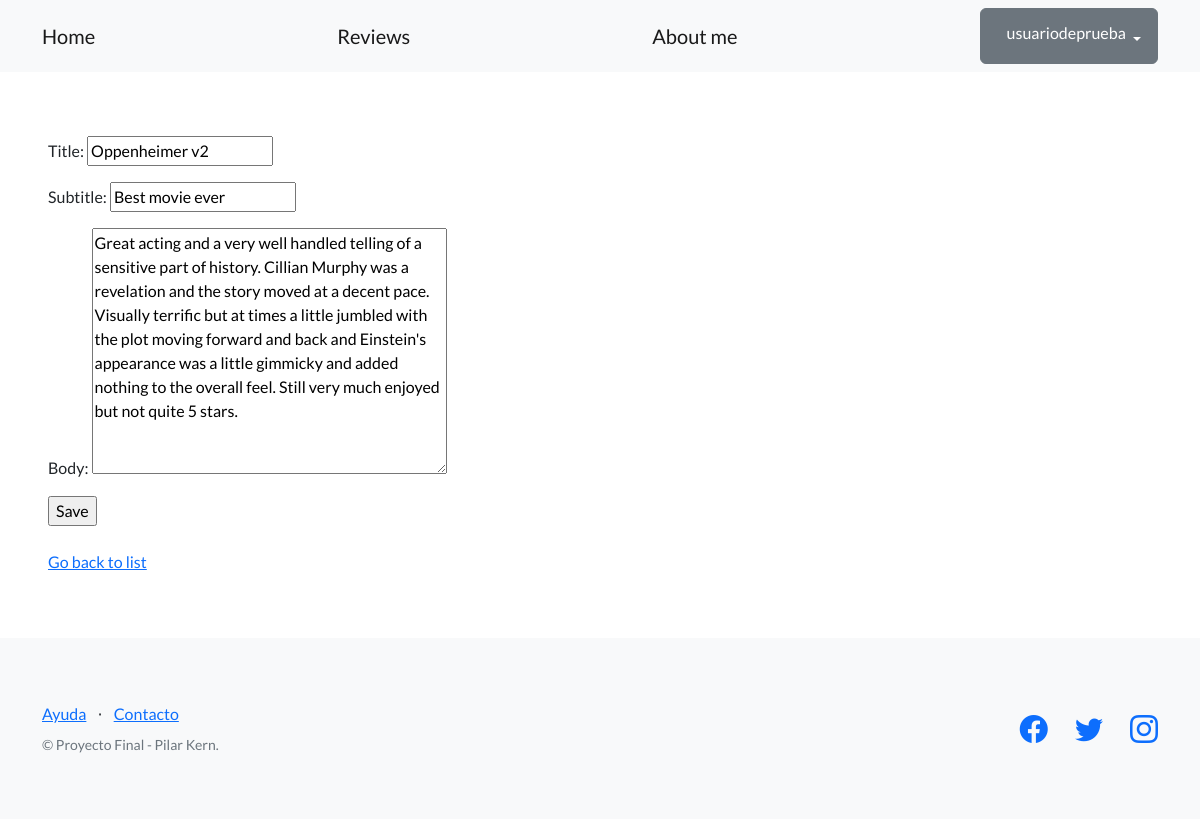
The page /blog/edit-article/14/ (signed in) on the database its author committed.
### blog/models.py (models this page shows, shortened)
class Article(models.Model):
    title = models.CharField(max_length=64)
    subtitle = models.CharField(max_length=256, blank=True)
    body = models.TextField()
    date = models.DateField(auto_now=True, null=True)
    creator = models.ForeignKey(User, on_delete=models.SET_NULL, null=True)

### blog/views.py (the view)
# urls.py: path('edit-article/<int:pk>/', ArticleUpdateView.as_view(), name='edit_article'),
class ArticleUpdateView(LoginRequiredMixin, UpdateView):
     model = Article
     fields = ('title', 'subtitle', 'body')
     success_url = reverse_lazy('articles_list')

### blog/templates/blog/article_form.html (shortened to what this page needs)
{% extends "base.html" %}
{% block contenido %}
<form method="post">
 {{ form.as_p }}
 <input type="submit" value="Save" />
</form>
<br>
<a href="{% url 'articles_list' %}">Go back to list</a>
{% endblock contenido %}

### templates_base/base.html (shortened to what this page needs)
{% load static %}
<!DOCTYPE html>
<html lang="en">
    <head>
        <link href="https://cdn.jsdelivr.net/npm/bootstrap-icons@1.5.0/font/bootstrap-icons.css" rel="stylesheet" type="text/css" />
        <link href="{% static 'css/styles.css' %}" rel="stylesheet" />
    </head>
    <body>
        <nav class="navbar navbar-light bg-light static-top">
            <div class="container">
                <a class="navbar-brand" href="{% url 'home' %}">Home</a>
                <a class="navbar-brand" href="{% url 'articles_list' %}">Reviews</a>
                <a class="navbar-brand" href="{% url 'about' %}" >About me</a>
                {% if user.is_authenticated %}
                <div class="dropdown">
                    <button class="btn btn-secondary dropdown-toggle" type="button" id="dropdownMenuButton1" data-bs-toggle="dropdown" aria-expanded="false">
                        <div style="display: inline-flex;">
                            <span>{{ user.username }}</span>
                        </div>
                    </button>
                </div>
                {% else %}
                <a class="btn btn-primary" href="{% url 'login' %}">Log in</a>
                <a class="btn btn-success" href="{% url 'sign_up' %}">Sign up</a>
                {% endif %}
            </div>
        </nav>
        <section style="padding:4rem 3rem;">
            {% block contenido %}
            {% endblock contenido %}
        </section>
        <footer class="footer bg-light">
            <div class="container">
                <div class="row">
                    <div class="col-lg-6 h-100 text-center text-lg-start my-auto">
                        <ul class="list-inline mb-2">
                            <li class="list-inline-item"><a href="#!">Ayuda</a></li>
                            <li class="list-inline-item">⋅</li>
                            <li class="list-inline-item"><a href="#!">Contacto</a></li>
                        </ul>
                        <p class="text-muted small mb-4 mb-lg-0">&copy; Proyecto Final - Pilar Kern.</p>
                    </div>
                    <div class="col-lg-6 h-100 text-center text-lg-end my-auto">
                        <ul class="list-inline mb-0">
                            <li class="list-inline-item me-4">
                                <a href="https://www.facebook.com/NetflixArg"><i class="bi-facebook fs-3"></i></a>
                            </li>
                            <li class="list-inline-item me-4">
                                <a href="https://twitter.com/netflix"><i class="bi-twitter fs-3"></i></a>
                            </li>
                            <li class="list-inline-item">
                                <a href="https://www.instagram.com/netflix"><i class="bi-instagram fs-3"></i></a>
                            </li>
                        </ul>
                    </div>
                </div>
            </div>
        </footer>
    </body>
</html>

### rows shown on the page
Article: title "Oppenheimer v2", subtitle "Best movie ever", body "Great acting and a very well handled telling of a sensitive part of history. Cillian Murphy was a revelation and the story moved at a decent pace. Visually terrific but at times a little jumbled with the plot moving forward and back and Einstein's appearance was a little gimmicky and added nothing to the overall feel. Still very much enjoyed but not quite 5 stars."

### other values the page prints
{{ user.username }} "usuariodeprueba"
